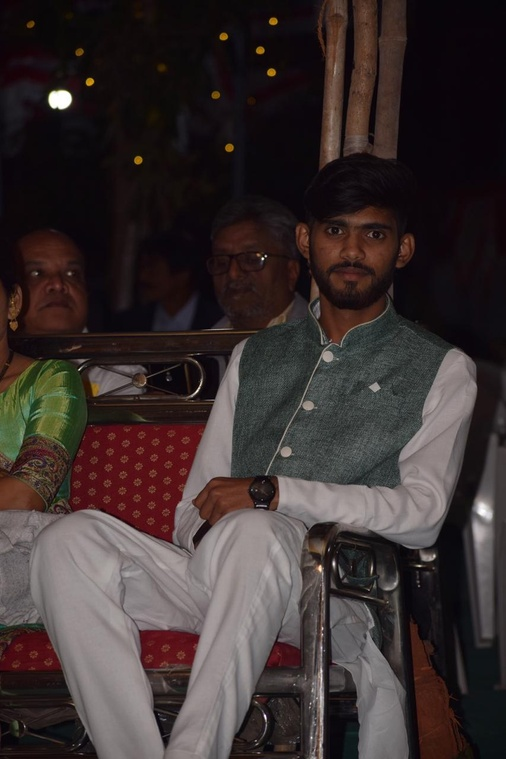
%> input picture IP/IPLab/Lab4/images/img_dark.jpeg, 506 x 759 px, shrunk from 853 x 1280 before the run
$ octave task5.m   (GNU Octave 9; MATLAB toolbox functions it lacks are replaced by stand-ins)
%> lines starting %> are read from the running program, lines starting %| are printed output that depends on the picture
### IP/IPLab/Lab4/plot_hist.m
function void = plot_hist(r)
  red_channel = r(:,:,1);
  green_channel = r(:,:,2);
  blue_channel = r(:,:,3);

  [yRed, x] = imhist(red_channel);
  [yGreen, x] = imhist(green_channel);
  [yBlue, x] = imhist(blue_channel);

  plot(x, yRed, x, yGreen, x, yBlue);
  legend("Red","Green","Blue");
endfunction

### IP/IPLab/Lab4/imhistmatch.m
function [s,final] = imhistmatch(r,ref)
  L=256;
  [m,n] = size(r);
  [s ,final1] = imequalizehist(r);
  [G, final2] = imequalizehist(ref);
  for i=0:(L-1),
    [val ind(i+1)] = min(abs(G-s(i+1)));
  endfor
  ind = ind-1;
  s=ind;
  final  = zeros(m,n);
  for i=0:(L-1),
    final = final + (r==i)*ind(i+1);
  endfor
  final = uint8(final);
endfunction

### IP/IPLab/Lab4/imequalizehist.m
function [s,final] = imequalizehist(r)
  L=256;
  [m,n] = size(r);
  hist = zeros(size(L-1));
  for i=0:(L-1),
    hist(i+1) = sum(sum(r==i));
  endfor
  pdf = hist/(m*n);
  total(1) = pdf(1);
  for i=1:(L-1),
    total(i+1) = total(i)+pdf(i+1);
  endfor
  s = (L-1)*total;
  s = round(s);
  final = zeros(m,n);
  for i=0:(L-1),
    final = final + (r==i)*s(i+1);
  endfor
  final = uint8(final);
endfunction

### IP/IPLab/Lab4/task5.m
r = imread('images/img_dark.jpeg');
%> r is the input picture: size 759x506x3 uint8; mean R, G, B 58.2, 48.2, 47.7
ref = imread('images/test4.jpg');
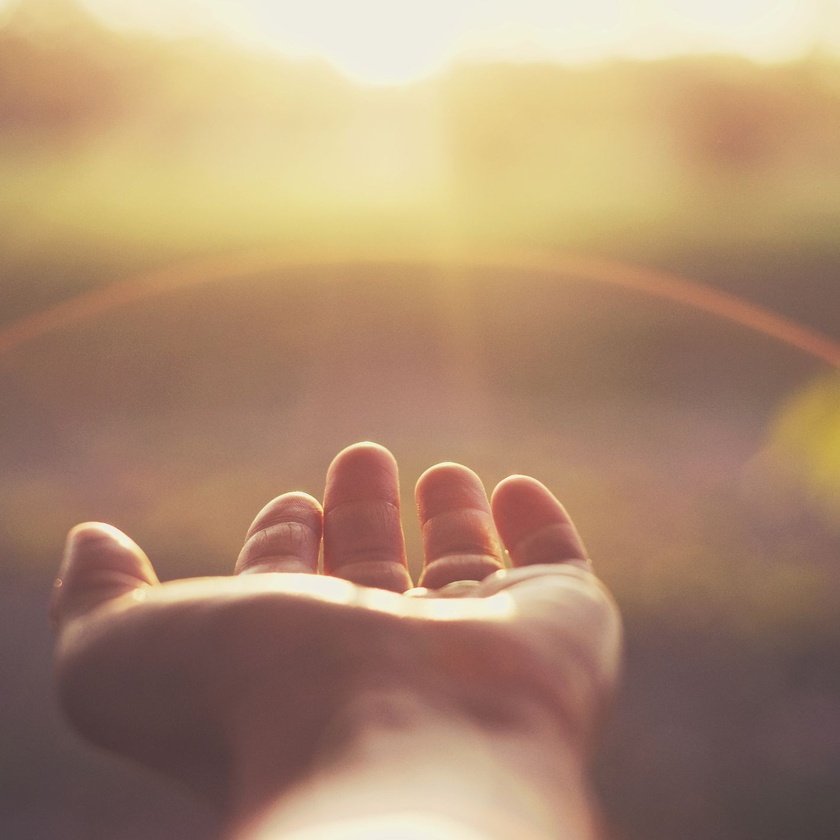
%> input picture IP/IPLab/Lab4/images/test4.jpg, 840 x 840 px, shrunk from 1417 x 1417 before the run
%> ref is the input picture: size 840x840x3 uint8; mean R, G, B 172.3, 140.5, 113.2
subplot(1,2,1);
imshow(r);
subplot(1,2,2);
plot_hist(r);
%> in plot_hist, `[yRed, x] = imhist(red_channel);`: yRed = 256 values, max 18994 at index 11, min 0 at index 1, mean 1500.2; x = 256 values from 0 to 255
%> in plot_hist, `[yGreen, x] = imhist(green_channel);`: yGreen = 256 values, max 16991 at index 9, min 1 at index 205, mean 1500.2
%> in plot_hist, `[yBlue, x] = imhist(blue_channel);`: yBlue = 256 values, max 27153 at index 11, min 0 at index 222, mean 1500.2
figure;
subplot(1,2,1);
imshow(ref);
subplot(1,2,2);
plot_hist(ref);
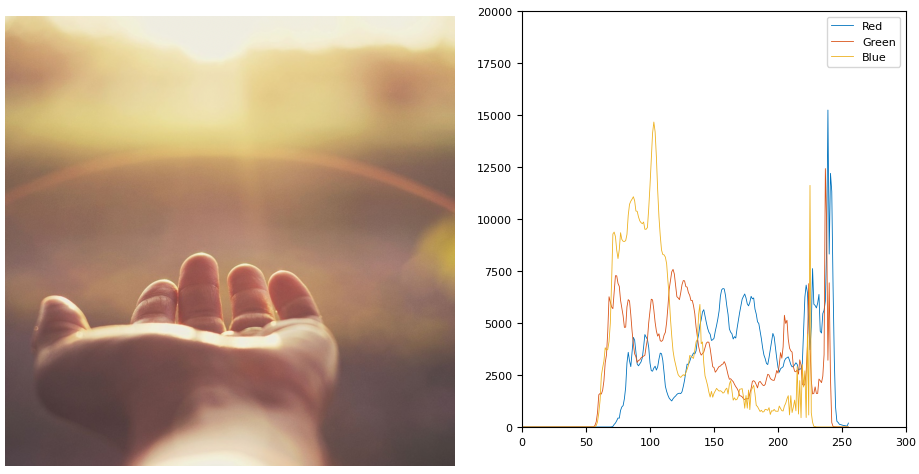
%> figure redrawn from the program's plot data, 2 panels
figure;
L=256;
[m,n] = size(r);
%> m = 759; n = 1518
[sf1, final(:,:,1)] = imhistmatch(r(:,:,1),ref(:,:,1));
%> after the loop in imequalizehist, `for i=0:(L-1),`: hist has the same summary as yRed in plot_hist
%> in imequalizehist, `pdf = hist/(m*n);`: pdf = 256 values, max 0.0495 at index 11, min 0 at index 1, mean 0.00391
%> after the loop in imequalizehist, `for i=1:(L-1),`: total = 256 values from 0 to 1
%> in imequalizehist, `s = (L-1)*total;`: s = 256 values from 0 to 255
%> the loop in imhistmatch, `for i=0:(L-1),` made 256 passes
%> val on passes 1 to 3: 0, 0, 0
%> after the loop in imhistmatch, `for i=0:(L-1),`: ind = 256 values from 1 to 246
%> in imhistmatch, `ind = ind-1;`: ind = 256 values from 0 to 245
%> sf1 = 256 values from 0 to 245
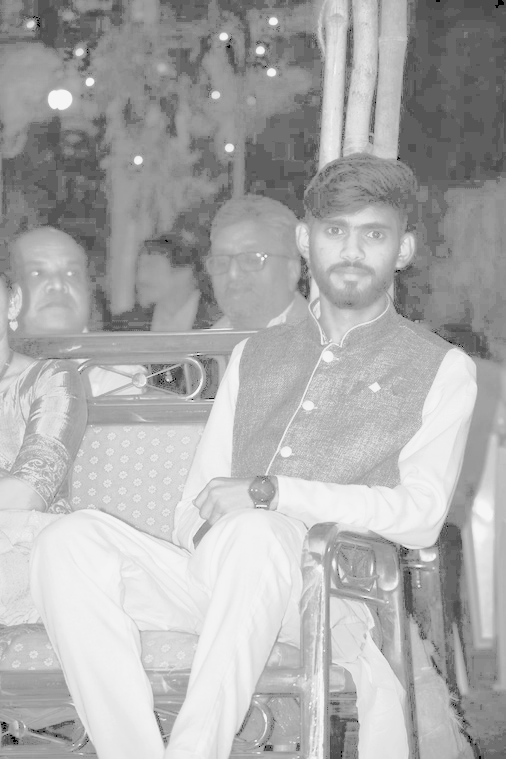
%> final: size 759x506 uint8; min 0, max 245, mean 173
[sf2, final(:,:,2)] = imhistmatch(r(:,:,2),ref(:,:,2));
%> the loop in imhistmatch (call 2), `for i=0:(L-1),` made 256 passes
%> sf2 = 256 values from 0 to 241
[sf3, final(:,:,3)] = imhistmatch(r(:,:,3),ref(:,:,3));
%> in imhistmatch (call 3), `[s ,final1] = imequalizehist(r);`:
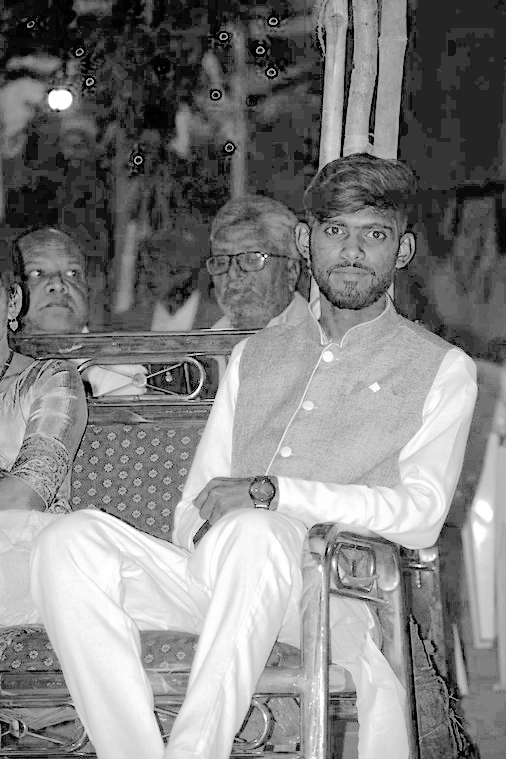
%> final1: size 759x506 uint8; min 0, max 255, mean 130.1
%> in imhistmatch (call 3), `[s ,final1] = imequalizehist(r);`: s = 256 values from 0 to 255
%> in imhistmatch (call 3), `[G, final2] = imequalizehist(ref);`:
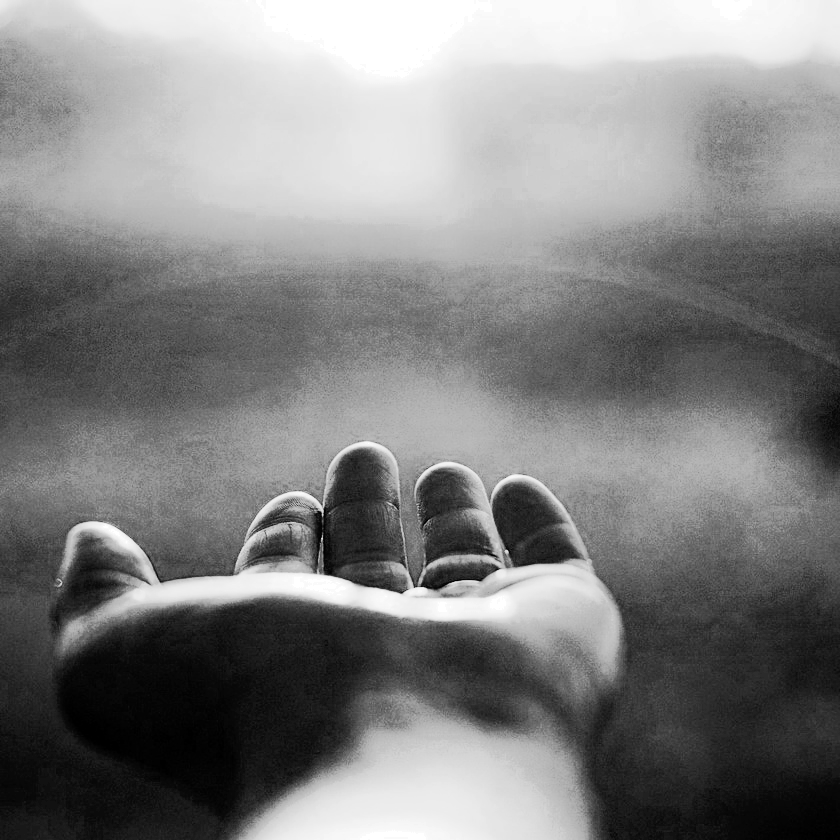
%> final2: size 840x840 uint8; min 0, max 255, mean 128.9
%> the loop in imhistmatch (call 3), `for i=0:(L-1),` made 256 passes
%> after the loop in imhistmatch (call 3), `for i=0:(L-1),`: ind = 256 values from 1 to 226
%> in imhistmatch (call 3), `ind = ind-1;`: ind = 256 values from 0 to 225
%> sf3 = 256 values from 0 to 225
%> final: size 759x506x3 uint8
final = uint8(final);
subplot(1,2,1);
imshow(uint8(final));
subplot(1,2,2);
plot_hist(final);
%> in plot_hist (call 3), `blue_channel = r(:,:,3);`:
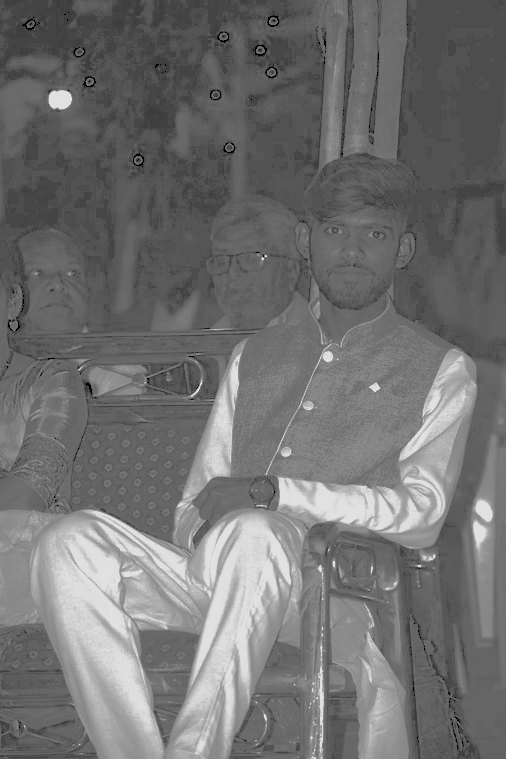
%> blue_channel: size 759x506 uint8; min 0, max 225, mean 113.4
%> in plot_hist (call 3), `[yRed, x] = imhist(red_channel);`: yRed = 256 values, max 18994 at index 96, min 0 at index 2, mean 1500.2
%> in plot_hist (call 3), `[yGreen, x] = imhist(green_channel);`: yGreen = 256 values, max 16991 at index 87, min 0 at index 2, mean 1500.2
%> in plot_hist (call 3), `[yBlue, x] = imhist(blue_channel);`: yBlue = 256 values, max 27153 at index 78, min 0 at index 2, mean 1500.2
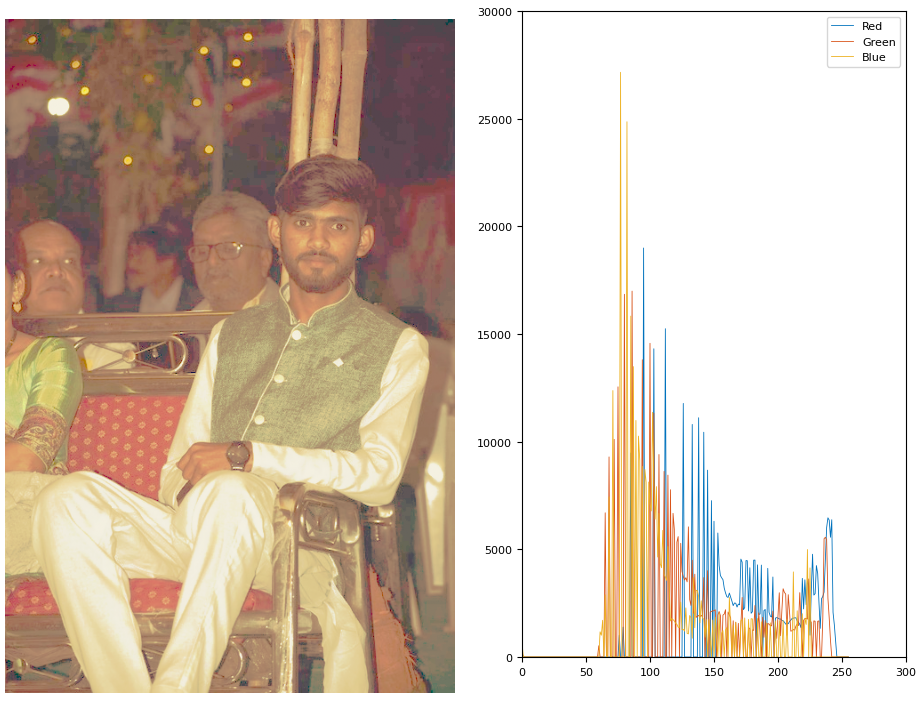
%> figure redrawn from the program's plot data, 2 panels
